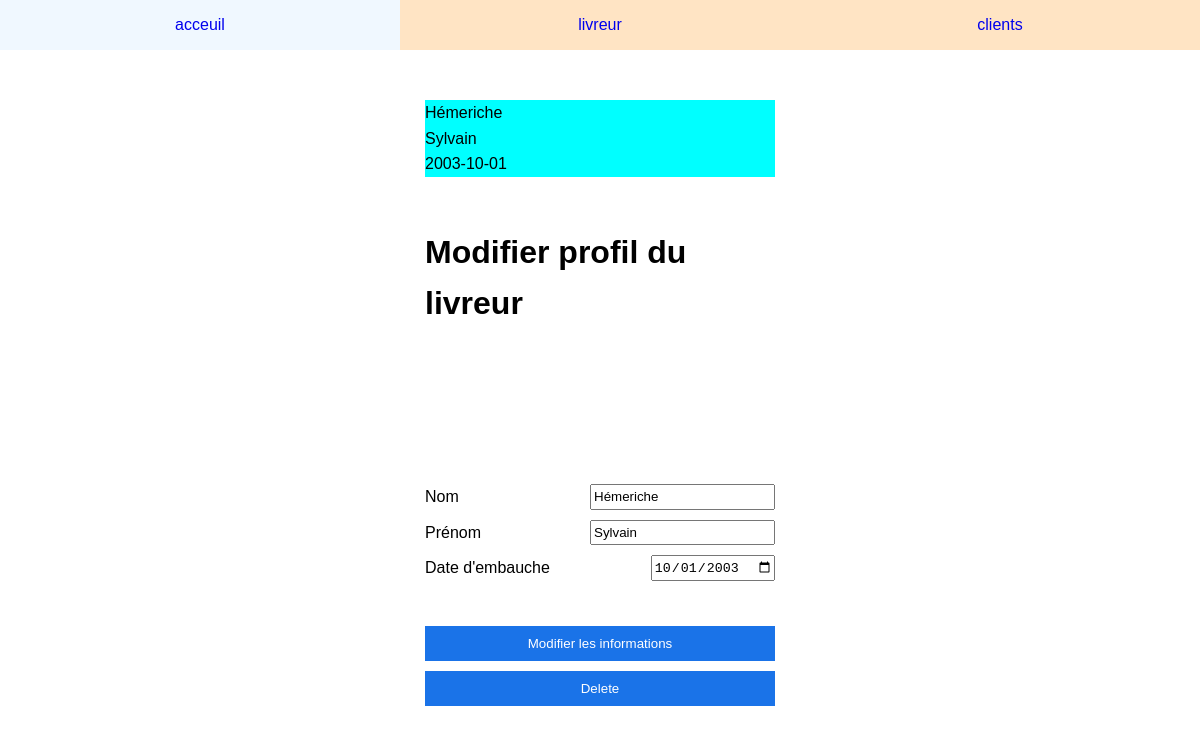
/modifierL.php?NROLIVR=101, run on the app's committed database.
### tables this page shows
CREATE TABLE `livreur` (
  `NROLIVR` int(11) NOT NULL,
  `NOMLIVR` char(20) DEFAULT NULL,
  `PRENOMLIVR` char(20) DEFAULT NULL,
  `DATEEMBAUCHLIVR` date DEFAULT NULL
);

### src/updateL.inc.php (called while the page is built, shortened)
<?php
if (isset($_GET['NROLIVR'])) {
    $livreur_id = $_GET['NROLIVR'];
    $livreur_query = $_bdd->prepare("SELECT * FROM livreur WHERE NROLIVR = ?");
    $livreur_query->execute([$livreur_id]);
    $livreur = $livreur_query->fetch();
} else {
    echo "ID du livreur non fourni.";
    exit;
}
?>

### modifierL.php (the view, shortened to what this page needs)
<?php
include_once("./src/data.inc.php");
include_once("./src/updateL.inc.php");
?>
<!DOCTYPE html>
<html lang="en">
<head>
    <link rel="stylesheet" href="./css/modal.css">
    <link rel="stylesheet" href="./css/header.css">
    <link rel="stylesheet" href="./css/modifLC.css">
    <link rel="stylesheet" href="./css/style.css">
    <link rel="stylesheet" href="./css/modif.css">
</head>
<body>
    <header>
        <ul>
            <li><a href="./index.php">acceuil</a></li>
            <li><a href="./livreur.php">livreur</a></li>
            <li><a href="./client.php">clients</a></li>
        </ul>
    </header>
    <main>
        <div class="ez">
        <section data-uid="<?= $livreur_id ?>">
            <ul class="right">
                <li><p class="mail"><?= $livreur['NOMLIVR'] ?></p></li>
                <li><p class="phone"><?= $livreur['PRENOMLIVR'] ?></p></li>
                <li><p class="phone"><?= $livreur['DATEEMBAUCHLIVR'] ?></p></li>
            </ul>
        </section>
        <h1>Modifier profil du livreur</h1>
            <form method="POST" action="">
                <label>Nom
                    <input type="text" name="nom" value="<?= $livreur['NOMLIVR'] ?>" required>
                </label>
                <label>Prénom
                    <input type="text" name="prenom" value="<?= $livreur['PRENOMLIVR'] ?>" required>
                </label>
                <label>Date d'embauche
                    <input type="date" name="date_embauche" value="<?= $livreur['DATEEMBAUCHLIVR'] ?>" required>
                </label>
                <input type="submit" name="submit" value="Modifier les informations" id="ex">
            </form>
        </div>
        <button id="openModalBtn">Delete</button>
    </main>
</body>
</html>

### css/header.css (style rules this page uses)
header ul { display: flex; background-color: bisque; justify-content: space-around; align-items: center; height: 5rem; }
header ul li { display: flex; width: 100%; height: 100%; align-items: center; justify-content: center; transition: 1s; }

### css/modifLC.css (style rules this page uses)
main { width: 50rem; }
main h1 { margin-top: 5rem; margin-bottom: 15rem; }
main form { display: flex; flex-direction: column; }
main form input#ex { margin-top: 4rem; }
main form label { display: flex; justify-content: space-between; margin-top: .5rem; margin-bottom: .5rem; }
main { display: flex; flex-direction: column; width: 50rem; align-items: center; justify-content: center; margin: 0 auto ; }

### css/style.css (style rules this page uses)
html { font-size:62.5%; scroll-behavior:smooth; height: 100vw; }
body { font: 1.6rem 'Montserrat', sans-serif; margin: 0; line-height: 1.6; }
section,figure,h1,h2,h3,h4,h5,h6,ol,p,ul { margin:0; padding:0; list-style:none; }
a { text-decoration:none; }
* { box-sizing:border-box; }
button, #ex { padding: 1rem ; border: 0; background-color: transparent; background-color: #1a73e8; width: 100%; color: white; }
main { display: flex; flex-wrap: wrap; width: 150rem; align-items: center; justify-content: center; margin: 0 auto ; }
main section { margin: 3rem; }

### css/modif.css (style rules this page uses)
main { width: 35rem; }
main div section { margin: 0rem; margin-top: 5rem; background-color: aqua; }
#ex { margin-bottom: 1rem; }

### data on the page
livreur: NOMLIVR "Hémeriche", PRENOMLIVR "Sylvain", DATEEMBAUCHLIVR "2003-10-01", nom "Hémeriche", prenom "Sylvain", date_embauche "10/01/2003"
